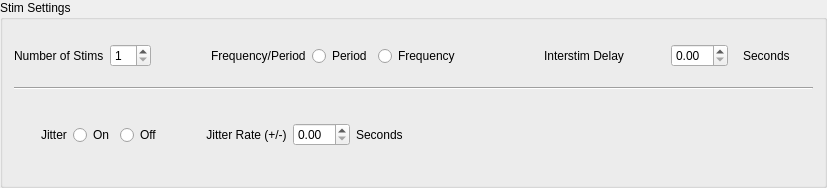
                   <widget class="QGroupBox" name="StimSettings">
                    <property name="title">
                     <string>Stim Settings</string>
                    </property>
                    <layout class="QGridLayout" name="gridLayout_42">
                     <item row="0" column="6">
                      <widget class="QWidget" name="widget_26" native="true">
                       <property name="minimumSize">
                        <size>
                         <width>250</width>
                         <height>0</height>
                        </size>
                       </property>
                       <property name="layoutDirection">
                        <enum>Qt::LayoutDirection::LeftToRight</enum>
                       </property>
                       <layout class="QGridLayout" name="gridLayout_47">
                        <item row="1" column="2">
                         <widget class="QWidget" name="widget_28" native="true">
                          <property name="minimumSize">
                           <size>
                            <width>70</width>
                            <height>0</height>
                           </size>
                          </property>
                          <layout class="QGridLayout" name="gridLayout_51">
                           <item row="0" column="0">
                            <widget class="QLabel" name="label_92">
                             <property name="text">
                              <string>Seconds</string>
                             </property>
                            </widget>
                           </item>
                          </layout>
                         </widget>
                        </item>
                        <item row="1" column="0">
                         <widget class="QWidget" name="widget_27" native="true">
                          <property name="sizePolicy">
                           <sizepolicy hsizetype="MinimumExpanding" vsizetype="Preferred">
                            <horstretch>0</horstretch>
                            <verstretch>0</verstretch>
                           </sizepolicy>
                          </property>
                          <property name="minimumSize">
                           <size>
                            <width>130</width>
                            <height>0</height>
                           </size>
                          </property>
                          <property name="layoutDirection">
                           <enum>Qt::LayoutDirection::RightToLeft</enum>
                          </property>
                          <layout class="QGridLayout" name="gridLayout_50">
                           <item row="0" column="0">
                            <widget class="QLabel" name="interstim_delay_2">
                             <property name="minimumSize">
                              <size>
                               <width>66</width>
                               <height>0</height>
                              </size>
                             </property>
                             <property name="text">
                              <string>Interstim Delay</string>
                             </property>
                            </widget>
                           </item>
                          </layout>
                         </widget>
                        </item>
                        <item row="1" column="1">
                         <widget class="QDoubleSpinBox" name="interstim_delay"/>
                        </item>
                       </layout>
                      </widget>
                     </item>
                     <item row="0" column="4">
                      <spacer name="horizontalSpacer_3">
                       <property name="orientation">
                        <enum>Qt::Orientation::Horizontal</enum>
                       </property>
                       <property name="sizeType">
                        <enum>QSizePolicy::Policy::MinimumExpanding</enum>
                       </property>
                       <property name="sizeHint" stdset="0">
                        <size>
                         <width>10</width>
                         <height>20</height>
                        </size>
                       </property>
                      </spacer>
                     </item>
                     <item row="0" column="1">
                      <widget class="QSpinBox" name="num_stims">
                       <property name="minimum">
                        <number>1</number>
                       </property>
                      </widget>
                     </item>
                     <item row="2" column="0" colspan="6">
                      <widget class="QWidget" name="widget_11" native="true">
                       <property name="sizePolicy">
                        <sizepolicy hsizetype="Preferred" vsizetype="Preferred">
                         <horstretch>0</horstretch>
                         <verstretch>0</verstretch>
                        </sizepolicy>
                       </property>
                       <property name="minimumSize">
                        <size>
                         <width>0</width>
                         <height>0</height>
                        </size>
                       </property>
                       <layout class="QGridLayout" name="gridLayout_46">
                        <item row="0" column="0">
                         <widget class="QWidget" name="jitter_widget_3" native="true">
                          <property name="sizePolicy">
                           <sizepolicy hsizetype="Preferred" vsizetype="Minimum">
                            <horstretch>0</horstretch>
                            <verstretch>0</verstretch>
                           </sizepolicy>
                          </property>
                          <property name="minimumSize">
                           <size>
                            <width>0</width>
                            <height>60</height>
                           </size>
                          </property>
                          <layout class="QGridLayout" name="gridLayout_64">
                           <item row="1" column="3" rowspan="2">
                            <widget class="QWidget" name="widget_25" native="true">
                             <layout class="QGridLayout" name="gridLayout_65">
                              <item row="0" column="0">
                               <widget class="QLabel" name="label_102">
                                <property name="sizePolicy">
                                 <sizepolicy hsizetype="Preferred" vsizetype="Minimum">
                                  <horstretch>0</horstretch>
                                  <verstretch>0</verstretch>
                                 </sizepolicy>
                                </property>
                                <property name="minimumSize">
                                 <size>
                                  <width>0</width>
                                  <height>15</height>
                                 </size>
                                </property>
                                <property name="layoutDirection">
                                 <enum>Qt::LayoutDirection::RightToLeft</enum>
                                </property>
                                <property name="text">
                                 <string>Jitter Rate (+/-)</string>
                                </property>
                                <property name="alignment">
                                 <set>Qt::AlignmentFlag::AlignCenter</set>
                                </property>
                               </widget>
                              </item>
                              <item row="0" column="1">
                               <widget class="QDoubleSpinBox" name="doubleSpinBox_24"/>
                              </item>
                              <item row="0" column="3">
                               <spacer name="horizontalSpacer_6">
                                <property name="orientation">
                                 <enum>Qt::Orientation::Horizontal</enum>
                                </property>
                                <property name="sizeType">
                                 <enum>QSizePolicy::Policy::MinimumExpanding</enum>
                                </property>
                                <property name="sizeHint" stdset="0">
                                 <size>
                                  <width>90</width>
                                  <height>20</height>
                                 </size>
                                </property>
                               </spacer>
                              </item>
                              <item row="0" column="2">
                               <widget class="QLabel" name="label_103">
                                <property name="text">
                                 <string>Seconds</string>
                                </property>
                               </widget>
                              </item>
                             </layout>
                            </widget>
                           </item>
                           <item row="1" column="1" rowspan="2">
                            <widget class="QWidget" name="Jitter_4" native="true">
                             <layout class="QGridLayout" name="gridLayout_66">
                              <item row="0" column="1">
                               <widget class="QRadioButton" name="jitter_on_3">
                                <property name="text">
                                 <string>On</string>
                                </property>
                               </widget>
                              </item>
                              <item row="0" column="3">
                               <spacer name="horizontalSpacer_11">
                                <property name="orientation">
                                 <enum>Qt::Orientation::Horizontal</enum>
                                </property>
                                <property name="sizeType">
                                 <enum>QSizePolicy::Policy::Preferred</enum>
                                </property>
                                <property name="sizeHint" stdset="0">
                                 <size>
                                  <width>20</width>
                                  <height>20</height>
                                 </size>
                                </property>
                               </spacer>
                              </item>
                              <item row="0" column="0">
                               <widget class="QLabel" name="jitter_label_3">
                                <property name="sizePolicy">
                                 <sizepolicy hsizetype="Preferred" vsizetype="Minimum">
                                  <horstretch>0</horstretch>
                                  <verstretch>0</verstretch>
                                 </sizepolicy>
                                </property>
                                <property name="minimumSize">
                                 <size>
                                  <width>0</width>
                                  <height>15</height>
                                 </size>
                                </property>
                                <property name="text">
                                 <string>Jitter</string>
                                </property>
                               </widget>
                              </item>
                              <item row="0" column="2">
                               <widget class="QRadioButton" name="jitter_off_3">
                                <property name="text">
                                 <string>Off</string>
                                </property>
                               </widget>
                              </item>
                             </layout>
                            </widget>
                           </item>
                          </layout>
                         </widget>
                        </item>
                       </layout>
                      </widget>
                     </item>
                     <item row="0" column="0">
                      <widget class="QLabel" name="num_stims_label">
                       <property name="text">
                        <string>Number of Stims</string>
                       </property>
                      </widget>
                     </item>
                     <item row="0" column="2">
                      <spacer name="horizontalSpacer_2">
                       <property name="orientation">
                        <enum>Qt::Orientation::Horizontal</enum>
                       </property>
                       <property name="sizeType">
                        <enum>QSizePolicy::Policy::MinimumExpanding</enum>
                       </property>
                       <property name="sizeHint" stdset="0">
                        <size>
                         <width>10</width>
                         <height>20</height>
                        </size>
                       </property>
                      </spacer>
                     </item>
                     <item row="1" column="0" colspan="7">
                      <widget class="Line" name="line">
                       <property name="sizePolicy">
                        <sizepolicy hsizetype="Expanding" vsizetype="Fixed">
                         <horstretch>0</horstretch>
                         <verstretch>0</verstretch>
                        </sizepolicy>
                       </property>
                       <property name="orientation">
                        <enum>Qt::Orientation::Horizontal</enum>
                       </property>
                      </widget>
                     </item>
                     <item row="0" column="3">
                      <widget class="QWidget" name="widget_8" native="true">
                       <layout class="QGridLayout" name="gridLayout_43">
                        <item row="1" column="2">
                         <widget class="QRadioButton" name="radioButton_4">
                          <property name="text">
                           <string>Period</string>
                          </property>
                         </widget>
                        </item>
                        <item row="1" column="0">
                         <widget class="QLabel" name="label_91">
                          <property name="text">
                           <string>Frequency/Period</string>
                          </property>
                         </widget>
                        </item>
                        <item row="1" column="3">
                         <widget class="QRadioButton" name="freq_select_stim">
                          <property name="text">
                           <string>Frequency</string>
                          </property>
                         </widget>
                        </item>
                       </layout>
                      </widget>
                     </item>
                    </layout>
                   </widget>
